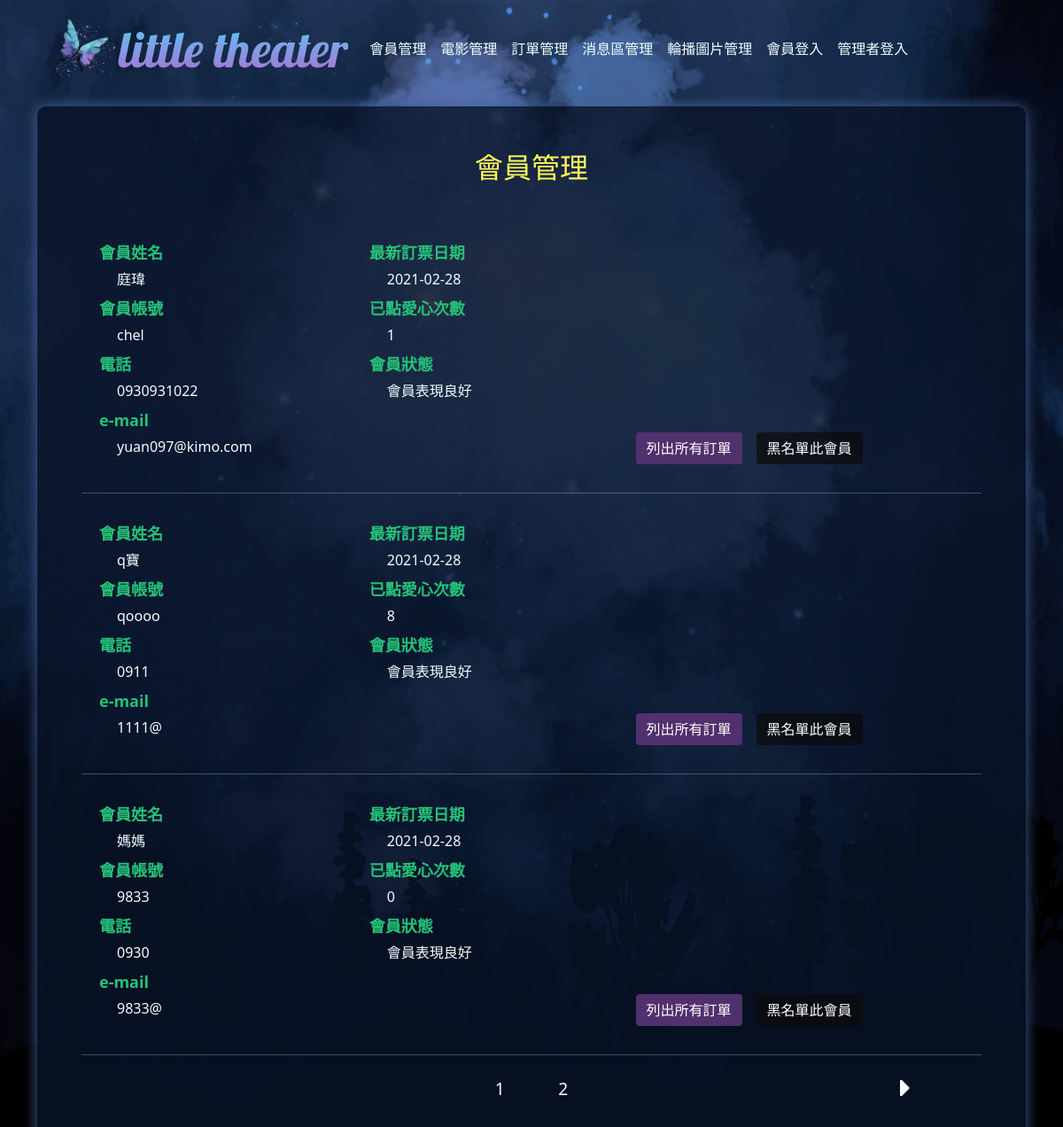
The page /backend.php?do=mem on the database its author committed.
### tables this page shows
CREATE TABLE `theater_mem` (
  `id` int(11) UNSIGNED NOT NULL,
  `acc` text NOT NULL,
  `pw` text NOT NULL,
  `name` text NOT NULL,
  `email` text NOT NULL,
  `tel` text NOT NULL,
  `heart` int(11) UNSIGNED NOT NULL DEFAULT 0,
  `status` int(1) UNSIGNED NOT NULL DEFAULT 1
);

### base.php (called while the page is built, shortened)
<?php
$Mem=new DB("theater_mem");
$Order=new DB("theater_order");
Class DB{
    private $dsn="mysql:host=localhost;charset=utf8;dbname=theater";
    private $pdo="";
    private $table="";
    function __construct($table){
        $this->table=$table;
        $this->pdo=new PDO($this->dsn,"root","");
    }
    function all(...$arr){
        $sql="select * from $this->table ";
        if(isset($arr[0])){
            if(is_array($arr[0])){
                foreach($arr[0] as $k=>$v){
                    $tmp[]=sprintf("`%s`='%s'",$k,$v);
                }
                $sql.=" where ".implode(" && ",$tmp);
            }else{
                $sql.=$arr[0];
            }
        }
        return $this->pdo->query($sql)->fetchAll();
    }
    function count(...$arr){
        $sql="select count(*) from $this->table ";
        return $this->pdo->query($sql)->fetchColumn();
    }
        function q($sql){
            return $this->pdo->query($sql)->fetchAll();
        }
}

### back/mem.php (the view, shortened to what this page needs)
<div id="bb">
<div style="width:100%;text-align:center;position:relative" class="mb-5">
    <h2 style="color: #fffa5c !important">會員管理</h2>
</div>
<div id="memarea">
<?php
$all = $Mem->count();
$div = 3;
$pages = ceil($all / $div);
$now = ($_GET['p']) ?? '1';
$start = ($now - 1) * $div;
$ms=$Mem->all(" limit  $start,$div");
foreach($ms as $k=>$m){
?>
<div style="display:flex;">
    <div class="p-3" style="width:30%;display:flex;flex-direction:column;">
        <div class="mb-1 ms-1">
            <span class="border">會員姓名</span>
        </div>
        <div class="ms-4 mb-2">
            <span><?=$m['name']?></span>
        </div>
        <div class="mb-1 ms-1">
            <span class="border">會員帳號</span>
        </div>
        <div class="ms-4 mb-2">
            <span><?=$m['acc']?></span>
        </div>
        <div class="mb-1 ms-1">
            <span class="border">電話</span>
        </div>
        <div class="ms-4 mb-2">
            <span><?=$m['tel']?></span>
        </div>
        <div class="mb-1 ms-1">
            <span class="border">e-mail</span>
        </div>
        <div class="ms-4 mb-2">
            <span><?=$m['email']?></span>
        </div>
    </div>
    <div class="p-3" style="width:30%;display:flex;flex-direction:column;">
        <div class="mb-1 ms-1">
            <span class="border">最新訂票日期</span>
        </div>
        <div class="ms-4 mb-2">
            <span>
                <?php
                $order=$Order->q("SELECT `orderdate` FROM `theater_order` WHERE `mem`='{$m['id']}' order by `orderdate` desc limit 0,1")[0][0];
                if($order!=NULL){
                    echo $order;
                }else{
                    echo '無';
                }
                ?>
            </span>
        </div>
        <div class="mb-1 ms-1">
            <span class="border">已點愛心次數</span>
        </div>
        <div class="ms-4 mb-2">
            <span><?=($m['heart'])?></span>
        </div>
        <div class="mb-1 ms-1">
            <span class="border">會員狀態</span>
        </div>
        <div class="ms-4 mb-2">
            <span id="memStatus"<?=($m['status']==1?'':'style="color:#ff3447"')?>><?=($m['status']==1)?'會員表現良好':'目前黑名單中'?></span>
        </div>
    </div>
    <div class="p-3 d-flex" style="width:40%;;align-items: flex-end;">
        <input id="op<?=$m['id']?>" type="button" class="btn btn-primary me-3" value="列出所有訂單" onclick="oporder(<?=$m['id']?>)">
<?php
if($m['status']==1){
?>
        <input id="blockade<?=$m['id']?>" type="button" class="btn btn-primary" style="background:#0b0c0cba !important" value="黑名單此會員" onclick="blockade(<?=$m['id']?>)">
<?php
}else{
?>
        <input id="blockade<?=$m['id']?>" type="button" class="btn btn-primary" style="background:#842029b3 !important" value="解除黑名單" onclick="blockade(<?=$m['id']?>)">
<?php
}
?>
    </div>
</div>
<hr>
<?php
}?>
</div>
<div style="width:100%;position:relative" class="mt-4 mb-3">
<?php
echo '<div style="width:20%;margin-left: auto;margin-right: auto;display: flex;justify-content: space-evenly;font-size: larger;">';
for ($i = 1; $i <= $pages; $i++) {
    echo '<a href="backend.php?do=mem&p=' . ($i) . '">' . ($i) . '</a>';
}
echo '</div>';
if (($now + 1) <= $pages) {
    echo '<a href="backend.php?do=mem&p=' . ($now + 1) . '"><i class="fas fa-caret-right heartarrow right"></i></a>';
}
?>
</div>
</div>

### css/theater.css (style rules this page uses)
body { margin:0; height:100%; background:transparent url('../others/bg_v3.jpg') center no-repeat ; background-size: 100vw 100%; min-height:100vh; background-attachment: fixed; overflow:visible; overflow-x:hidden; min-height:110vh; }
a { color:azure; text-decoration: none !important; }
input { line-height: 1.5; border-radius: .25rem; user-select: none; }
h2,h3 { color:azure !important; }
#bb { background-color: #09142acc; padding:50px; border-radius: 10px; min-height: 80vh; box-shadow: 0px 0px 15px #43649b; }

### back/mem.php (style rules this page uses)
#memarea .btn-primary { background-color: #51306e !important; border: none !important; }
#memarea .border { color:#25c179; font-weight:bolder; border:none !important; font-size:large; }
.heartarrow { position:absolute; bottom:0; font-size: xx-large; }
.right { right:80px }

### rows shown on the page
theater_mem: name "庭瑋", acc "chel", tel "0930931022", email "yuan097@kimo.com", order "2021-02-28", heart "1", status "會員表現良好"
theater_mem: name "q寶", acc "qoooo", tel "0911", email "1111@", order "2021-02-28", heart "8", status "會員表現良好"
theater_mem: name "媽媽", acc "9833", tel "0930", email "9833@", order "2021-02-28", heart "0", status "會員表現良好"
